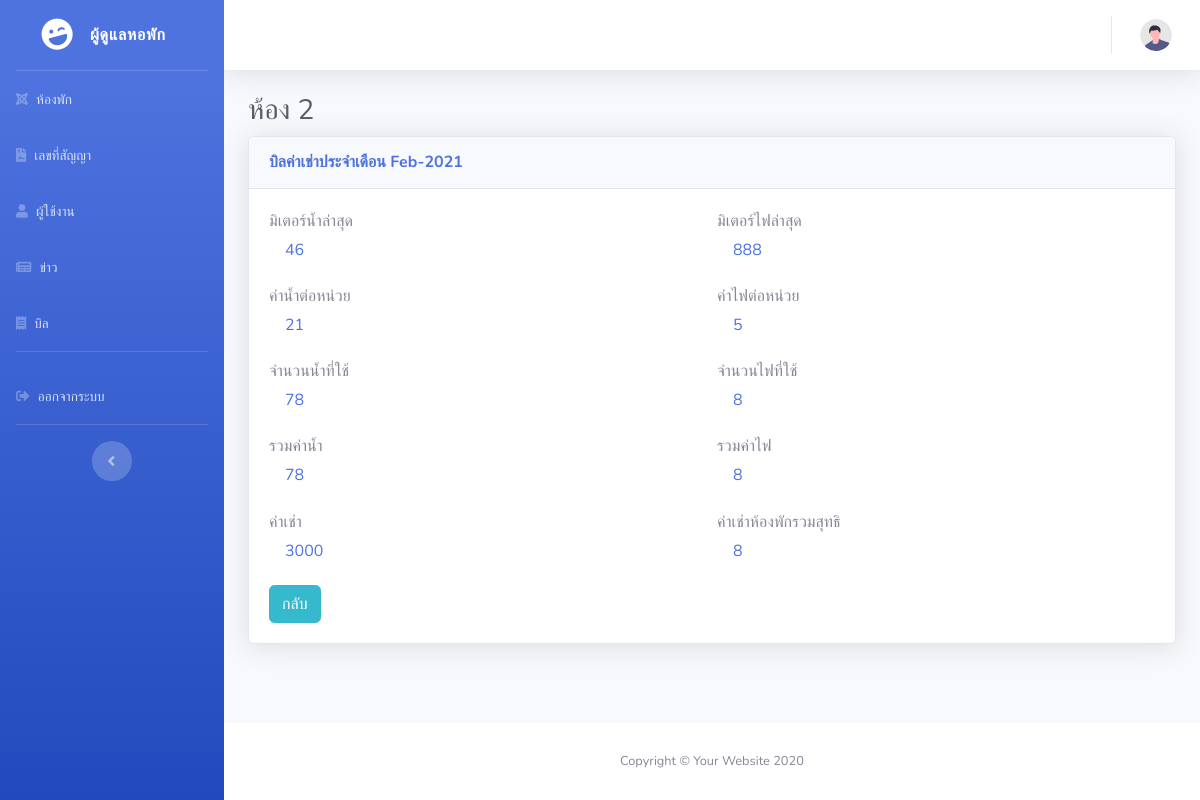
Screenshot of /admin/show_bil.php?invoice_id=17&monthS=2021-02-10&room_id=2&rid=6&leases_id=3 (signed in) with the database file from the repository.
### tables this page shows
CREATE TABLE `invoice` (
  `invoice_id` int(11) NOT NULL COMMENT 'รหัสบิลค่าเช่าห้องพัก',
  `aid` int(11) NOT NULL COMMENT 'รหัสผู้ดูแลหอพัก',
  `invoice_date` date NOT NULL DEFAULT current_timestamp() COMMENT 'วันที่ออกบิล',
  `meters_wnew` int(11) NOT NULL COMMENT 'มิเตอร์น้ำล่าสุด',
  `meters_lnew` int(11) NOT NULL COMMENT 'มิเตอร์ไฟล่าสุด',
  `water_unit` int(11) NOT NULL COMMENT 'จำนวนน้ำที่ใช้',
  `light_unit` int(11) NOT NULL COMMENT 'จำนวนไฟที่ใช้',
  `total_wprice` int(11) NOT NULL COMMENT 'รวมค่าน้ำ',
  `total_lprice` int(11) NOT NULL COMMENT 'รวมค่าไฟ',
  `net_total` int(11) NOT NULL COMMENT 'ค่าเช่าห้องพักรวมสุทธิ',
  `Invoice_status` varchar(20) NOT NULL COMMENT 'สถานะบิล',
  `leases_id` int(11) NOT NULL COMMENT 'เลขที่สัญญาเช่า',
  `invoice_month` date NOT NULL COMMENT 'ใบเเจ้งบิลของเดือน',
  `pay_id` int(11) NOT NULL DEFAULT 0 COMMENT 'เลขที่การชำระเงิน ถ้า = 0 คือยังไม่ชำระ'
);

CREATE TABLE `leases` (
  `leases_id` int(11) NOT NULL COMMENT 'เลขที่สัญญาเช่า',
  `aid` int(11) NOT NULL COMMENT 'รหัสผู้ดูแลหอพัก',
  `rid` int(11) NOT NULL COMMENT 'รหัสผู้เช่า',
  `room_id` int(11) NOT NULL COMMENT 'หมายเลขห้องพัก',
  `leases_date` date NOT NULL COMMENT 'วันที่ทำสัญญาเช่า',
  `expires_date` date NOT NULL COMMENT 'วันที่หมดสัญญา',
  `leases_status` varchar(20) NOT NULL COMMENT 'สถาานะสัญญาเช่า ',
  `l_c_e` int(11) NOT NULL COMMENT 'ค่าไฟต่อหน่วย',
  `l_c_w` int(11) NOT NULL COMMENT 'ค่าน้ำต่อหน่วย',
  `l_rent` int(11) NOT NULL COMMENT 'ค่าเช่า'
);

### admin/show_bil.php (the view, shortened to what this page needs)
<?php
if (isset($_SESSION["aid"])) {
    $aid = $_SESSION["aid"];
    if (isset($_GET["room_id"]) && isset($_GET["invoice_id"])) {
        $room_id = $_GET["room_id"];
        $month = $_GET["monthS"] . "-00";
        $leases_id = $_GET["leases_id"];
        $rid = $_GET["rid"];
        $invoice_id = $_GET["invoice_id"];
        ?>
<!DOCTYPE html>
<html lang="en">
<head>
    <link href="vendor/fontawesome-free/css/all.min.css" rel="stylesheet" type="text/css">
    <link href="css/sb-admin-2.min.css" rel="stylesheet">
    <link href="vendor/datatables/dataTables.bootstrap4.min.css" rel="stylesheet">
</head>
<body id="page-top">
    <div id="wrapper">
        <?php include_once "./sidebar.php";?>
        <div id="content-wrapper" class="d-flex flex-column">
            <div id="content">
                <?php include_once "./navbar.php";?>
                <div class="container-fluid" id="app">
                    <h1 class="h3 mb-2 text-gray-800">ห้อง <?=$room_id?></h1>
                    <div class="card shadow mb-4">
                        <div class="card-header py-3">
                            <h6 class="m-0 font-weight-bold text-primary">บิลค่าเช่าประจำเดือน
                                <?php
$date = date_create($month);
        echo date_format($date, "M-Y");?></h6>
                        </div>
                        <div class="card-body">
                            <?php
        include "./configs/connectDB.php";
        $sql = "SELECT * FROM leases l WHERE l.aid='$aid'
                AND l.room_id='$room_id' AND l.leases_id='$leases_id'
                AND l.rid='$rid';";
        $result = mysqli_query($conn, $sql);
        $sql1 = "SELECT * FROM invoice WHERE invoice_id='$invoice_id'";
        $result1 = mysqli_query($conn, $sql1);
        while ($row = mysqli_fetch_assoc($result)) {
            while ($data = mysqli_fetch_assoc($result1)) {
                ?>
                            <form method="post" action="">
                                <div class="form-row">
                                    <div class="form-group col-md-6">
                                        <label for="inputEmail4">มิเตอร์น้ำล่าสุด </label>
                                        <h6 class="text-primary ml-3"><?=$data["meters_wnew"]?></h6>
                                    </div>
                                    <div class="form-group col-md-6">
                                        <label for="inputPassword4">มิเตอร์ไฟล่าสุด</label>
                                        <h6 class="text-primary ml-3"><?=$data["meters_lnew"]?></h6>
                                    </div>
                                    <div class="form-group col-md-6">
                                        <label for="inputAddress">ค่าน้ำต่อหน่วย</label>
                                        <h6 class="text-primary ml-3"><?=$row["l_c_w"]?></h6>
                                    </div>
                                    <div class="form-group col-md-6">
                                        <label for="inputAddress">ค่าไฟต่อหน่วย</label>
                                        <h6 class="text-primary ml-3"><?=$row["l_c_e"]?></h6>
                                    </div>
                                    <div class="form-group col-md-6">
                                        <label for="inputAddress">จำนวนน้ำที่ใช้</label>
                                        <h6 class="text-primary ml-3"><?=$data["water_unit"]?></h6>
                                    </div>
                                    <div class="form-group col-md-6">
                                        <label for="inputAddress">จำนวนไฟที่ใช้</label>
                                        <h6 class="text-primary ml-3"><?=$data["light_unit"]?></h6>
                                    </div>
                                    <div class="form-group col-md-6">
                                        <label for="inputAddress">รวมค่าน้ำ</label>
                                        <h6 class="text-primary ml-3"><?=$data["total_wprice"]?></h6>
                                    </div>
                                    <div class="form-group col-md-6">
                                        <label for="inputAddress">รวมค่าไฟ</label>
                                        <h6 class="text-primary ml-3"><?=$data["total_lprice"]?></h6>
                                    </div>
                                    <div class="form-group col-md-6">
                                        <label for="inputAddress">ค่าเช่า</label>
                                        <h6 class="text-primary ml-3"><?=$row["l_rent"]?></h6>
                                    </div>
                                    <div class="form-group col-md-6">
                                        <label for="inputAddress">ค่าเช่าห้องพักรวมสุทธิ</label>
                                        <h6 class="text-primary ml-3"><?=$data["net_total"]?></h6>
                                    </div>
                                </div>
                                <a href="./data_bil.php" class="btn btn-info">กลับ</a>
                            </form>
                            <?php
}
        }
        ?>
                        </div>
                    </div>
                </div>
            </div>
            <?php
include_once "./footer.php";
        ?>
        </div>
    </div>
</body>
</html>
<?php
}
} else {
    echo "<script>";
    echo "location = './login.php';";
    echo "</script>";
}
?>

### rows the page displays
invoice: meters_wnew "46", meters_lnew "888", leases.l_c_w "21", leases.l_c_e "5", water_unit "78", light_unit "8", total_wprice "78", total_lprice "8", leases.l_rent "3000", net_total "8"

### other values shown
$room_id "2"
date_format($date, "M-Y") "Feb-2021"
